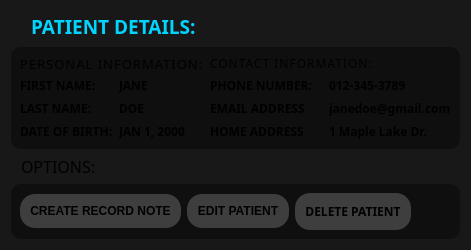
        <widget class="QFrame" name="frame_6">
         <property name="styleSheet">
          <string notr="true">background-color: rgb(24, 24, 24);
border: 0px solid rgba(255, 255, 255, 0);
border-radius: 10px;</string>
         </property>
         <property name="frameShape">
          <enum>QFrame::Shape::StyledPanel</enum>
         </property>
         <property name="frameShadow">
          <enum>QFrame::Shadow::Raised</enum>
         </property>
         <layout class="QVBoxLayout" name="verticalLayout_5">
          <item>
           <layout class="QVBoxLayout" name="verticalLayout_4">
            <item>
             <widget class="QLabel" name="label_7">
              <property name="minimumSize">
               <size>
                <width>0</width>
                <height>30</height>
               </size>
              </property>
              <property name="maximumSize">
               <size>
                <width>16777215</width>
                <height>30</height>
               </size>
              </property>
              <property name="font">
               <font>
                <family>Montserrat</family>
                <pointsize>14</pointsize>
                <bold>true</bold>
               </font>
              </property>
              <property name="styleSheet">
               <string notr="true">color: rgb(0, 212, 255);</string>
              </property>
              <property name="text">
               <string>PATIENT DETAILS:</string>
              </property>
              <property name="indent">
               <number>20</number>
              </property>
             </widget>
            </item>
            <item>
             <widget class="QFrame" name="frame_7">
              <property name="minimumSize">
               <size>
                <width>0</width>
                <height>100</height>
               </size>
              </property>
              <property name="styleSheet">
               <string notr="true">background-color: rgb(15, 15, 15);</string>
              </property>
              <property name="frameShape">
               <enum>QFrame::Shape::StyledPanel</enum>
              </property>
              <property name="frameShadow">
               <enum>QFrame::Shadow::Raised</enum>
              </property>
              <layout class="QHBoxLayout" name="horizontalLayout_9">
               <item>
                <layout class="QHBoxLayout" name="horizontalLayout_10" stretch="3,4">
                 <item>
                  <layout class="QVBoxLayout" name="verticalLayout_6" stretch="0,1">
                   <item>
                    <widget class="QLabel" name="label_8">
                     <property name="maximumSize">
                      <size>
                       <width>16777215</width>
                       <height>15</height>
                      </size>
                     </property>
                     <property name="font">
                      <font>
                       <family>Montserrat Medium</family>
                       <pointsize>10</pointsize>
                      </font>
                     </property>
                     <property name="styleSheet">
                      <string notr="true">letter-spacing:1px;</string>
                     </property>
                     <property name="text">
                      <string>PERSONAL INFORMATION:</string>
                     </property>
                    </widget>
                   </item>
                   <item>
                    <layout class="QGridLayout" name="gridLayout">
                     <item row="1" column="0">
                      <widget class="QLabel" name="label_9">
                       <property name="font">
                        <font>
                         <family>Montserrat</family>
                         <bold>true</bold>
                        </font>
                       </property>
                       <property name="text">
                        <string>LAST NAME:</string>
                       </property>
                       <property name="alignment">
                        <set>Qt::AlignmentFlag::AlignLeading|Qt::AlignmentFlag::AlignLeft|Qt::AlignmentFlag::AlignTop</set>
                       </property>
                      </widget>
                     </item>
                     <item row="0" column="0">
                      <widget class="QLabel" name="label_10">
                       <property name="font">
                        <font>
                         <family>Montserrat</family>
                         <bold>true</bold>
                        </font>
                       </property>
                       <property name="text">
                        <string>FIRST NAME:</string>
                       </property>
                       <property name="alignment">
                        <set>Qt::AlignmentFlag::AlignLeading|Qt::AlignmentFlag::AlignLeft|Qt::AlignmentFlag::AlignVCenter</set>
                       </property>
                      </widget>
                     </item>
                     <item row="2" column="0">
                      <widget class="QLabel" name="label_11">
                       <property name="font">
                        <font>
                         <family>Montserrat</family>
                         <bold>true</bold>
                        </font>
                       </property>
                       <property name="text">
                        <string>DATE OF BIRTH:</string>
                       </property>
                      </widget>
                     </item>
                     <item row="0" column="1">
                      <widget class="QLabel" name="patient_first_name">
                       <property name="font">
                        <font>
                         <family>Montserrat</family>
                         <bold>true</bold>
                        </font>
                       </property>
                       <property name="text">
                        <string>JANE</string>
                       </property>
                       <property name="alignment">
                        <set>Qt::AlignmentFlag::AlignLeading|Qt::AlignmentFlag::AlignLeft|Qt::AlignmentFlag::AlignVCenter</set>
                       </property>
                      </widget>
                     </item>
                     <item row="1" column="1">
                      <widget class="QLabel" name="patient_last_name">
                       <property name="font">
                        <font>
                         <family>Montserrat</family>
                         <bold>true</bold>
                        </font>
                       </property>
                       <property name="text">
                        <string>DOE</string>
                       </property>
                       <property name="alignment">
                        <set>Qt::AlignmentFlag::AlignLeading|Qt::AlignmentFlag::AlignLeft|Qt::AlignmentFlag::AlignTop</set>
                       </property>
                      </widget>
                     </item>
                     <item row="2" column="1">
                      <widget class="QLabel" name="patient_dob">
                       <property name="font">
                        <font>
                         <family>Montserrat</family>
                         <bold>true</bold>
                        </font>
                       </property>
                       <property name="text">
                        <string>JAN 1, 2000</string>
                       </property>
                      </widget>
                     </item>
                    </layout>
                   </item>
                  </layout>
                 </item>
                 <item>
                  <layout class="QVBoxLayout" name="verticalLayout_7" stretch="0,1">
                   <item>
                    <widget class="QLabel" name="label_15">
                     <property name="sizePolicy">
                      <sizepolicy hsizetype="Preferred" vsizetype="Fixed">
                       <horstretch>0</horstretch>
                       <verstretch>0</verstretch>
                      </sizepolicy>
                     </property>
                     <property name="minimumSize">
                      <size>
                       <width>0</width>
                       <height>15</height>
                      </size>
                     </property>
                     <property name="maximumSize">
                      <size>
                       <width>16777215</width>
                       <height>15</height>
                      </size>
                     </property>
                     <property name="font">
                      <font>
                       <family>Montserrat Medium</family>
                       <italic>false</italic>
                       <bold>false</bold>
                      </font>
                     </property>
                     <property name="styleSheet">
                      <string notr="true">letter-spacing:1px;</string>
                     </property>
                     <property name="text">
                      <string>CONTACT INFORMATION:</string>
                     </property>
                    </widget>
                   </item>
                   <item>
                    <layout class="QGridLayout" name="gridLayout_2">
                     <item row="2" column="1">
                      <widget class="QLabel" name="patient_home_address">
                       <property name="font">
                        <font>
                         <family>Montserrat</family>
                         <bold>true</bold>
                        </font>
                       </property>
                       <property name="text">
                        <string>1 Maple Lake Dr.</string>
                       </property>
                      </widget>
                     </item>
                     <item row="2" column="0">
                      <widget class="QLabel" name="label_17">
                       <property name="font">
                        <font>
                         <family>Montserrat</family>
                         <bold>true</bold>
                        </font>
                       </property>
                       <property name="text">
                        <string>HOME ADDRESS</string>
                       </property>
                      </widget>
                     </item>
                     <item row="0" column="0">
                      <widget class="QLabel" name="label_18">
                       <property name="font">
                        <font>
                         <family>Montserrat</family>
                         <bold>true</bold>
                        </font>
                       </property>
                       <property name="text">
                        <string>PHONE NUMBER:</string>
                       </property>
                      </widget>
                     </item>
                     <item row="0" column="1">
                      <widget class="QLabel" name="patient_phone_number">
                       <property name="font">
                        <font>
                         <family>Montserrat</family>
                         <bold>true</bold>
                        </font>
                       </property>
                       <property name="text">
                        <string>012-345-3789</string>
                       </property>
                      </widget>
                     </item>
                     <item row="1" column="0">
                      <widget class="QLabel" name="label_20">
                       <property name="font">
                        <font>
                         <family>Montserrat</family>
                         <bold>true</bold>
                        </font>
                       </property>
                       <property name="text">
                        <string>EMAIL ADDRESS</string>
                       </property>
                      </widget>
                     </item>
                     <item row="1" column="1">
                      <widget class="QLabel" name="patient_email_address">
                       <property name="font">
                        <font>
                         <family>Montserrat</family>
                         <bold>true</bold>
                        </font>
                       </property>
                       <property name="text">
                        <string>janedoe@gmail.com</string>
                       </property>
                      </widget>
                     </item>
                    </layout>
                   </item>
                  </layout>
                 </item>
                </layout>
               </item>
              </layout>
             </widget>
            </item>
            <item>
             <widget class="QLabel" name="label_22">
              <property name="font">
               <font>
                <family>Montserrat Light</family>
                <pointsize>12</pointsize>
               </font>
              </property>
              <property name="text">
               <string>OPTIONS:</string>
              </property>
              <property name="indent">
               <number>10</number>
              </property>
             </widget>
            </item>
            <item>
             <widget class="QFrame" name="frame_8">
              <property name="styleSheet">
               <string notr="true">background-color: rgb(15, 15, 15);</string>
              </property>
              <property name="frameShape">
               <enum>QFrame::Shape::StyledPanel</enum>
              </property>
              <property name="frameShadow">
               <enum>QFrame::Shadow::Raised</enum>
              </property>
              <layout class="QHBoxLayout" name="horizontalLayout_11">
               <item>
                <layout class="QHBoxLayout" name="horizontalLayout_12">
                 <item>
                  <widget class="QPushButton" name="create_patient_record_note_btn">
                   <property name="font">
                    <font>
                     <bold>true</bold>
                    </font>
                   </property>
                   <property name="styleSheet">
                    <string notr="true">background-color: rgb(62, 62, 62);
padding: 10px;
border-radius: 15px;</string>
                   </property>
                   <property name="text">
                    <string>CREATE RECORD NOTE</string>
                   </property>
                  </widget>
                 </item>
                 <item>
                  <widget class="QPushButton" name="edit_patient_btn">
                   <property name="font">
                    <font>
                     <bold>true</bold>
                    </font>
                   </property>
                   <property name="styleSheet">
                    <string notr="true">background-color: rgb(62, 62, 62);
padding: 10px;
border-radius: 15px;</string>
                   </property>
                   <property name="text">
                    <string>EDIT PATIENT</string>
                   </property>
                  </widget>
                 </item>
                 <item>
                  <widget class="QPushButton" name="delete_patient_btn_2">
                   <property name="font">
                    <font>
                     <family>Montserrat</family>
                     <bold>true</bold>
                    </font>
                   </property>
                   <property name="styleSheet">
                    <string notr="true">background-color: rgb(62, 62, 62);
padding: 10px;
border-radius: 15px;</string>
                   </property>
                   <property name="text">
                    <string>DELETE PATIENT</string>
                   </property>
                  </widget>
                 </item>
                 <item>
                  <spacer name="horizontalSpacer">
                   <property name="orientation">
                    <enum>Qt::Orientation::Horizontal</enum>
                   </property>
                   <property name="sizeHint" stdset="0">
                    <size>
                     <width>40</width>
                     <height>20</height>
                    </size>
                   </property>
                  </spacer>
                 </item>
                </layout>
               </item>
              </layout>
             </widget>
            </item>
           </layout>
          </item>
         </layout>
        </widget>
